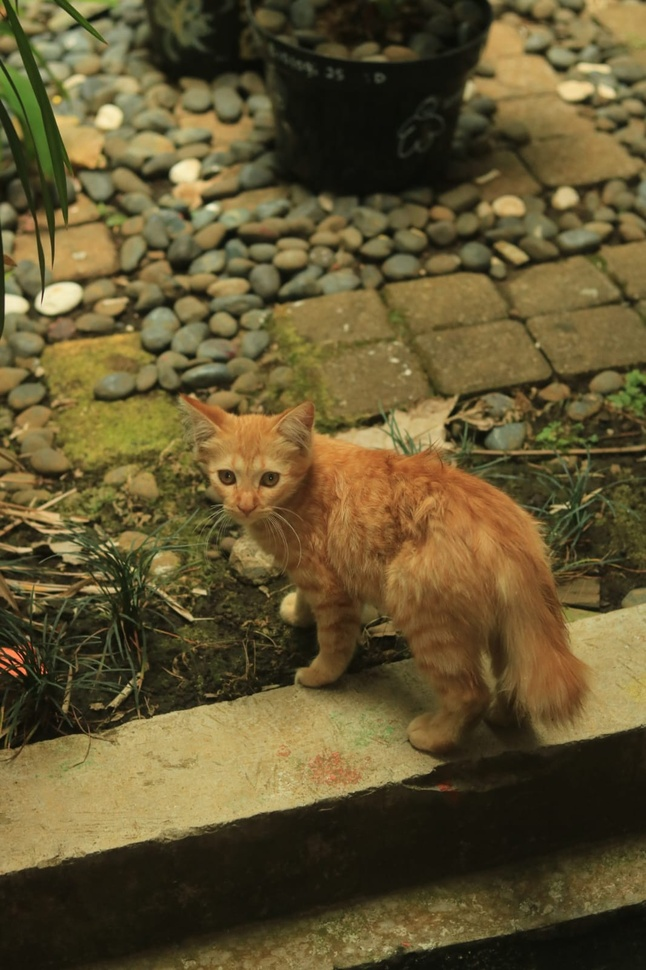
#> input picture Hands On/image.jpg, 646 x 970 px, shrunk from 1066 x 1599 before the run
$ jupyter execute 5025241187_TugasMandiri3_FilteringDomainFrekuensi.ipynb
#> lines starting #> are read from the running program, lines starting #| are printed output that depends on the picture
**Transformasi Fourier dan Pemrosesan Citra dalam Domain Frekuensi**

---

### 1. Konsep Transformasi Fourier

Transformasi Fourier digunakan untuk menganalisis komponen frekuensi dalam suatu sinyal atau citra. Dalam konteks pengolahan citra digital, Fourier Transform mengubah citra dari domain spasial ke domain frekuensi.

- **Fungsi**: Mengidentifikasi komponen frekuensi tinggi (detail, noise) dan frekuensi rendah (struktur global).
- **Transformasi Fourier 2D**: Menghasilkan representasi citra berdasarkan magnitudo dan fase dari frekuensi.

---

### 2. DFT dan FFT

- **DFT (Discrete Fourier Transform)**:
  $$ F(u,v) = \sum_{x=0}^{M-1}\sum_{y=0}^{N-1} f(x,y) \cdot e^{-j2\pi(ux/M + vy/N)} $$
  Digunakan untuk mengubah citra dari domain spasial ke frekuensi. Proses ini kompleks dan membutuhkan komputasi tinggi.

- **FFT (Fast Fourier Transform)**:
  Algoritma cepat untuk menghitung DFT dengan kompleksitas lebih rendah (O(N log N)), sangat efisien secara komputasi dan umum digunakan dalam implementasi praktis.

---

### 3. Representasi Citra dalam Domain Frekuensi

- **Magnitude Spectrum**: Menunjukkan intensitas dari komponen frekuensi (terlihat pada spektrum log-magnitude).
- **Phase Spectrum**: Menyimpan informasi struktur spasial citra.
- **Shifted Spectrum**: Memusatkan frekuensi nol ke tengah (menggunakan `np.fft.fftshift`) untuk visualisasi yang lebih baik.

---

### 4. Implementasi Python (Jupyter Notebook)

#### a. Transformasi Fourier

```python
import cv2
import numpy as np
import matplotlib.pyplot as plt

# Load gambar grayscale
img = cv2.imread('Image.jpeg', cv2.IMREAD_GRAYSCALE)

# DFT dan geser frekuensi nol ke tengah
f = np.fft.fft2(img)
fshift = np.fft.fftshift(f)

# Hitung spektrum magnitudo (log scale agar terlihat jelas)
magnitude_spectrum = 20 * np.log(np.abs(fshift) + 1)

plt.figure(figsize=(12, 6))
plt.subplot(1, 2, 1), plt.imshow(img, cmap='gray')
plt.title('Citra Asli'), plt.axis('off')
plt.subplot(1, 2, 2), plt.imshow(magnitude_spectrum, cmap='gray')
plt.title('Magnitude Spectrum'), plt.axis('off')
plt.show()
```

#### b. Inverse DFT (Kembali ke domain spasial)

```python
# Inverse FFT
f_ishift = np.fft.ifftshift(fshift)
img_back = np.fft.ifft2(f_ishift)
img_back = np.abs(img_back)

plt.imshow(img_back, cmap='gray')
plt.title("Citra Rekonstruksi (Inverse FFT)")
plt.axis('off')
plt.show()
```

---

### 5. Diagram Pemrosesan dalam Domain Frekuensi

```
Input Citra
    ↓
DFT / FFT
    ↓
Operasi Filter (LPF / HPF)
    ↓
Inverse DFT / IFFT
    ↓
Output Citra (Enhanced)
```

---

### 6. Kesimpulan

- Transformasi Fourier mengungkap struktur frekuensi citra.
- FFT digunakan karena efisiensi tinggi dalam menghitung DFT.
- Representasi dalam domain frekuensi memudahkan pemrosesan seperti smoothing dan sharpening menggunakan filter frekuensi.
- Kombinasi magnitude dan phase spectrum penting untuk menjaga kualitas rekonstruksi citra.

Eksperimen dan visualisasi spektrum frekuensi sangat membantu dalam memahami distribusi frekuensi pada citra dan efek transformasi tersebut.

[cell 1]
import cv2
import numpy as np
import matplotlib.pyplot as plt

# Load gambar grayscale
img = cv2.imread('image.jpg', cv2.IMREAD_GRAYSCALE)
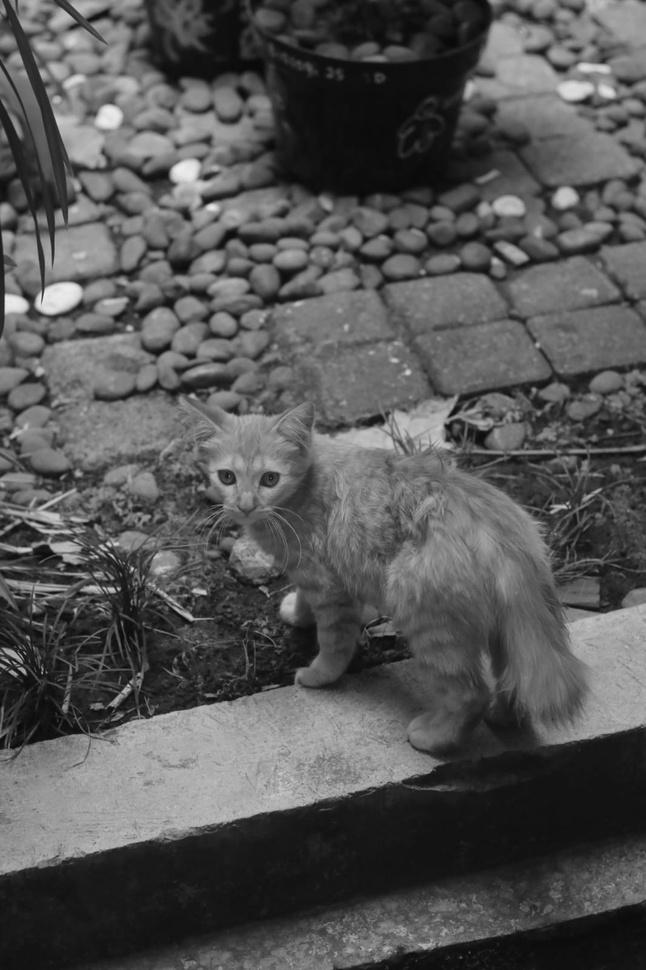
#> img: shape (970, 646); min 8, max 239, mean 85.1

# DFT dan geser frekuensi nol ke tengah
# DFT dan geser frekuensi nol ke tengah
f = np.fft.fft2(img)
fshift = np.fft.fftshift(f)

# Hitung spektrum magnitudo dan spektrum fase
magnitude_spectrum = 20 * np.log(np.abs(fshift) + 1)
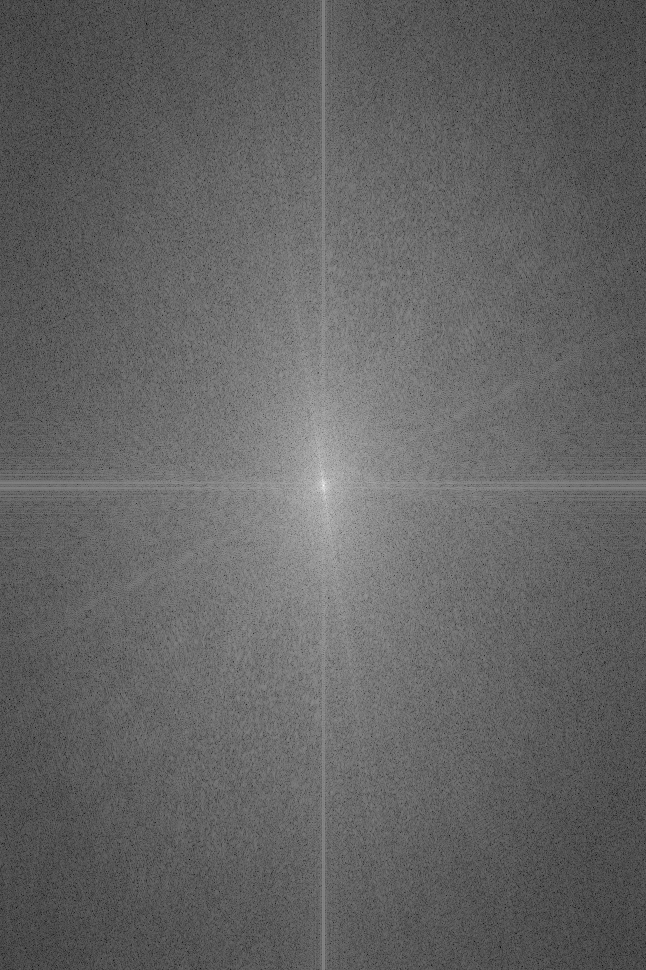
#> magnitude_spectrum: shape (970, 646) float64; min 22.58, max 355.8, mean 153.6; drawn with min black and max white
phase_spectrum = np.angle(fshift)  # <<< PHASE SPECTRUM
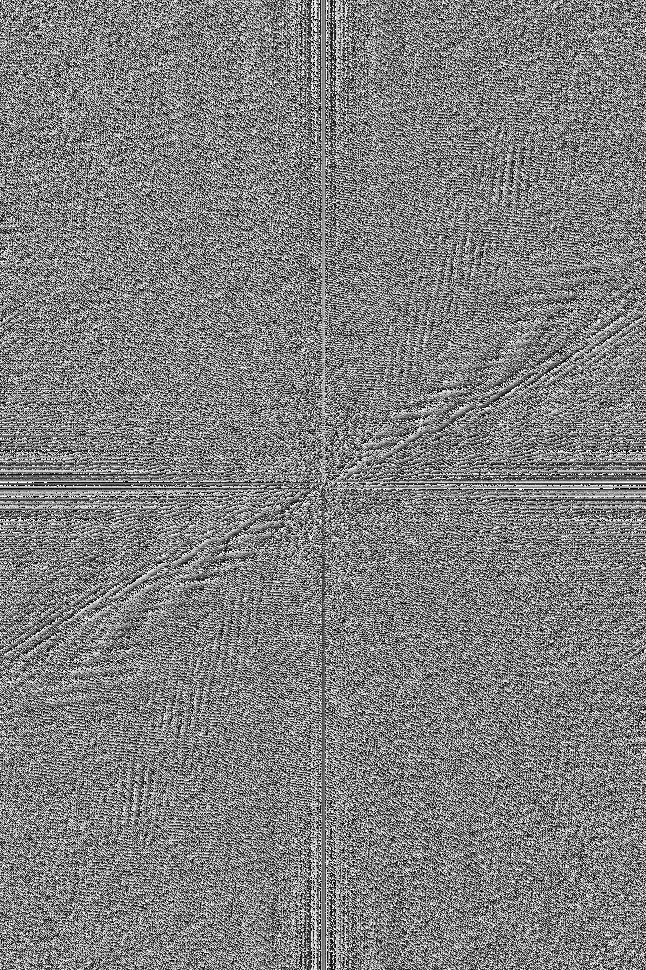
#> phase_spectrum: shape (970, 646) float64; min -3.14, max 3.14, mean 1e-05; drawn with min black and max white

plt.figure(figsize=(15, 5))
plt.subplot(1, 3, 1)
plt.imshow(img, cmap='gray')
plt.title('Citra Asli')
plt.axis('off')

plt.subplot(1, 3, 2)
plt.imshow(magnitude_spectrum, cmap='gray')
plt.title('Magnitude Spectrum')
plt.axis('off')

plt.subplot(1, 3, 3)
plt.imshow(phase_spectrum, cmap='gray')
plt.title('Phase Spectrum')
plt.axis('off')

plt.tight_layout()
plt.show()
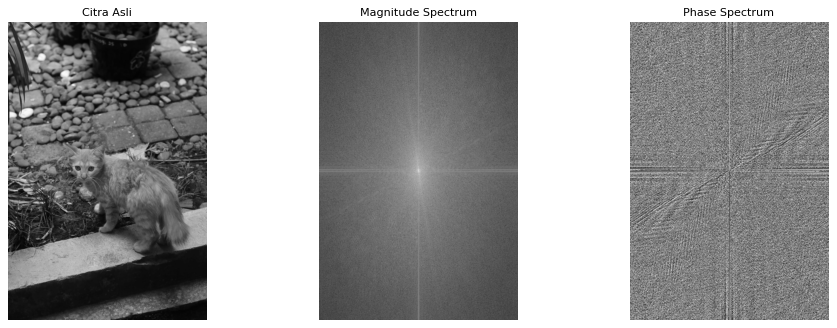
#> figure drawn by matplotlib, 3 panels

[cell 2]
f_ishift = np.fft.ifftshift(fshift)
img_back = np.fft.ifft2(f_ishift)
img_back = np.abs(img_back)

plt.imshow(img_back, cmap='gray')
plt.title("Citra Rekonstruksi (Inverse FFT)")
plt.axis('off')
plt.show()

[cell 3]
import os
import cv2
import numpy as np
import matplotlib.pyplot as plt

img_path = 'image.jpg' if os.path.exists('image.jpg') else ('Image.jpeg' if os.path.exists('Image.jpeg') else 'img.png')
img = cv2.imread(img_path, cv2.IMREAD_GRAYSCALE)
if img is None:
    raise FileNotFoundError(f"Citra '{img_path}' tidak ditemukan!")

F = np.fft.fft2(img)
F_shift = np.fft.fftshift(F)

M, N = img.shape
#> M = 970; N = 646
u = np.arange(M)
#> u = 970 values from 0 to 969
v = np.arange(N)
#> v = 646 values from 0 to 645
U, V = np.meshgrid(v, u)
D = np.sqrt((U - N // 2) ** 2 + (V - M // 2) ** 2)

D0 = 40
H_lpf = np.exp(-(D ** 2) / (2 * (D0 ** 2)))
H_hpf = 1.0 - H_lpf

G_lpf_shift = F_shift * H_lpf
G_hpf_shift = F_shift * H_hpf

G_lpf = np.fft.ifftshift(G_lpf_shift)
img_lpf = np.abs(np.fft.ifft2(G_lpf))
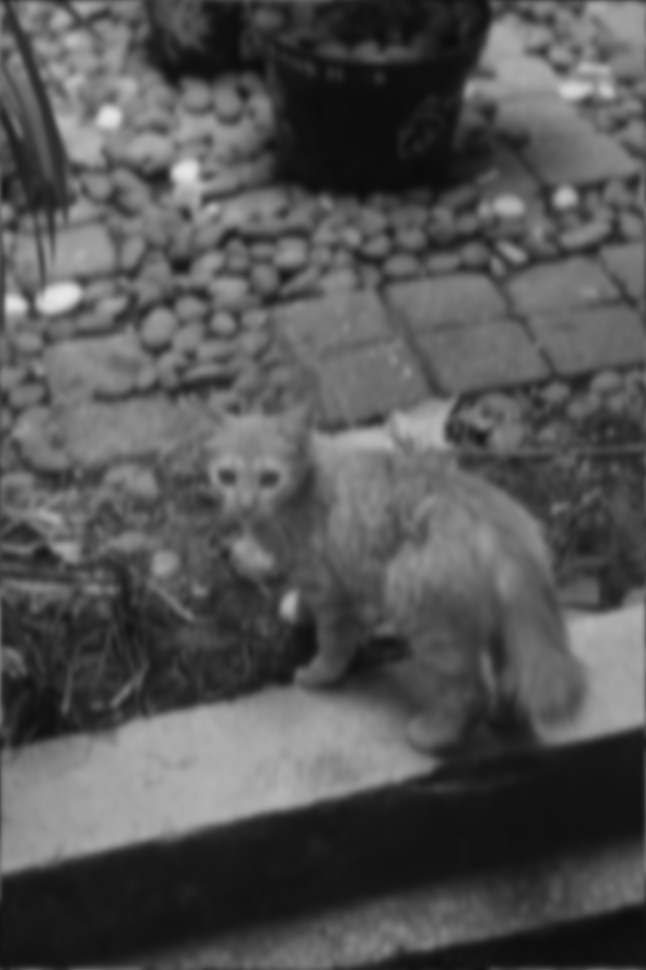
#> img_lpf: shape (970, 646) float64; min 11.33, max 230.6, mean 85.1
img_lpf = np.clip(img_lpf, 0, 255).astype(np.uint8)

G_hpf = np.fft.ifftshift(G_hpf_shift)
img_hpf = np.abs(np.fft.ifft2(G_hpf))
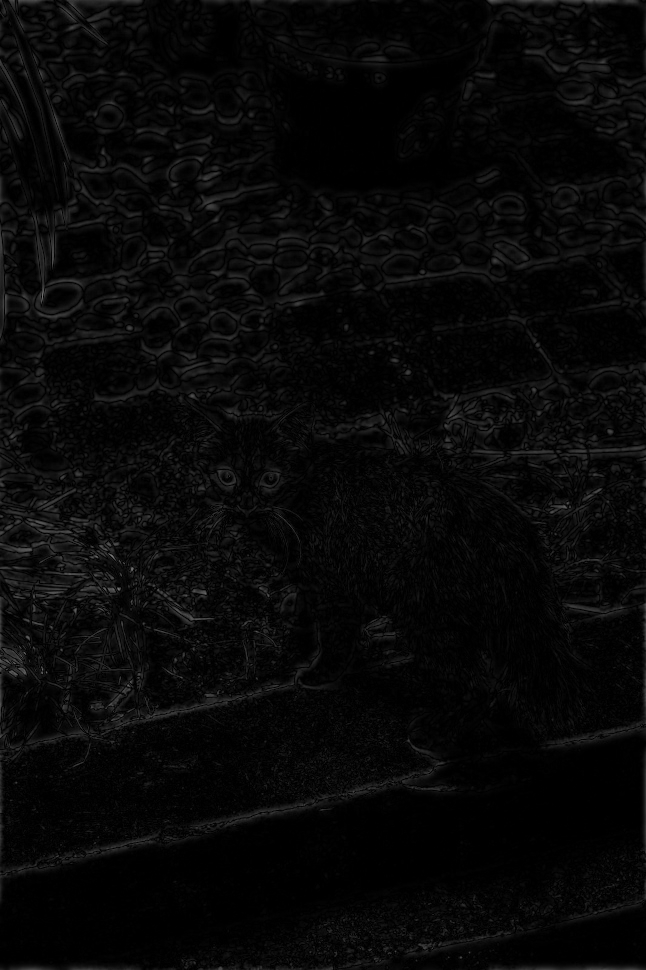
#> img_hpf: shape (970, 646) float64; min 5.5e-06, max 124.3, mean 8.3
img_hpf = np.clip(img_hpf, 0, 255).astype(np.uint8)

plt.figure(figsize=(15, 8))

plt.subplot(2, 3, 1)
plt.imshow(img, cmap='gray')
plt.title('1. Input Citra (Asli)')
plt.axis('off')

plt.subplot(2, 3, 2)
plt.imshow(20 * np.log(np.abs(F_shift) + 1), cmap='gray')
plt.title('2. DFT / FFT (Magnitude Spectrum)')
plt.axis('off')

plt.subplot(2, 3, 3)
plt.imshow(phase_spectrum, cmap='gray')
plt.title('2b. DFT / FFT (Phase Spectrum)')
plt.axis('off')

plt.subplot(2, 3, 4)
plt.imshow(H_lpf, cmap='gray')
plt.title(f'3a. Filter LPF (Gaussian D0={D0})')
plt.axis('off')

plt.subplot(2, 3, 5)
plt.imshow(img_lpf, cmap='gray')
plt.title('5a. Output LPF (Smoothing / Blurring)')
plt.axis('off')

plt.subplot(2, 3, 6)
plt.imshow(img_hpf, cmap='gray')
plt.title('5b. Output HPF (Sharpening / Edge Detail)')
plt.axis('off')

plt.tight_layout()
plt.show()
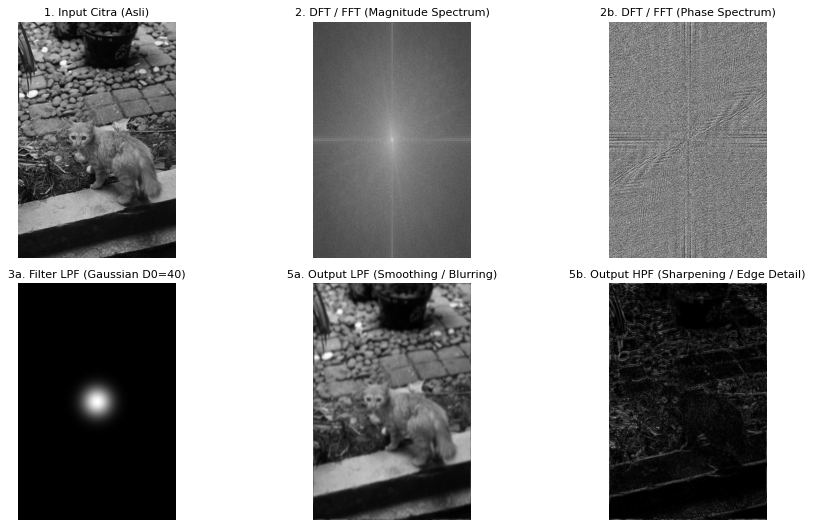
#> figure drawn by matplotlib, 6 panels

plt.figure(figsize=(15, 5))
plt.subplot(1, 3, 1)
plt.imshow(img, cmap='gray')
plt.title('Citra Asli (Original)')
plt.axis('off')

plt.subplot(1, 3, 2)
plt.imshow(img_lpf, cmap='gray')
plt.title('Output LPF (Frekuensi Tinggi Diredam -> Halus)')
plt.axis('off')

plt.subplot(1, 3, 3)
plt.imshow(img_hpf, cmap='gray')
plt.title('Output HPF (Frekuensi Rendah Diredam -> Tepi/Detail)')
plt.axis('off')

plt.tight_layout()
plt.show()
